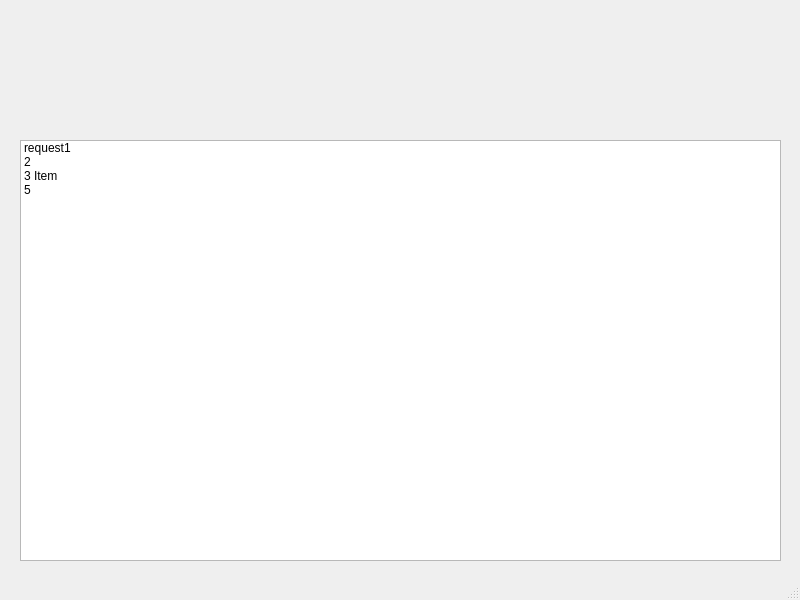
<?xml version="1.0" encoding="UTF-8"?>
<ui version="4.0">
 <class>MainWindow</class>
 <widget class="QMainWindow" name="MainWindow">
  <property name="geometry">
   <rect>
    <x>0</x>
    <y>0</y>
    <width>800</width>
    <height>600</height>
   </rect>
  </property>
  <property name="windowTitle">
   <string>MainWindow</string>
  </property>
  <widget class="QWidget" name="centralwidget">
   <widget class="QListWidget" name="listWidget">
    <property name="geometry">
     <rect>
      <x>20</x>
      <y>140</y>
      <width>761</width>
      <height>421</height>
     </rect>
    </property>
    <item>
     <property name="text">
      <string>request1</string>
     </property>
    </item>
    <item>
     <property name="text">
      <string>2</string>
     </property>
    </item>
    <item>
     <property name="text">
      <string>3 Item</string>
     </property>
    </item>
    <item>
     <property name="text">
      <string>5</string>
     </property>
    </item>
   </widget>
  </widget>
  <widget class="QStatusBar" name="statusbar"/>
 </widget>
 <resources/>
 <connections/>
</ui>
